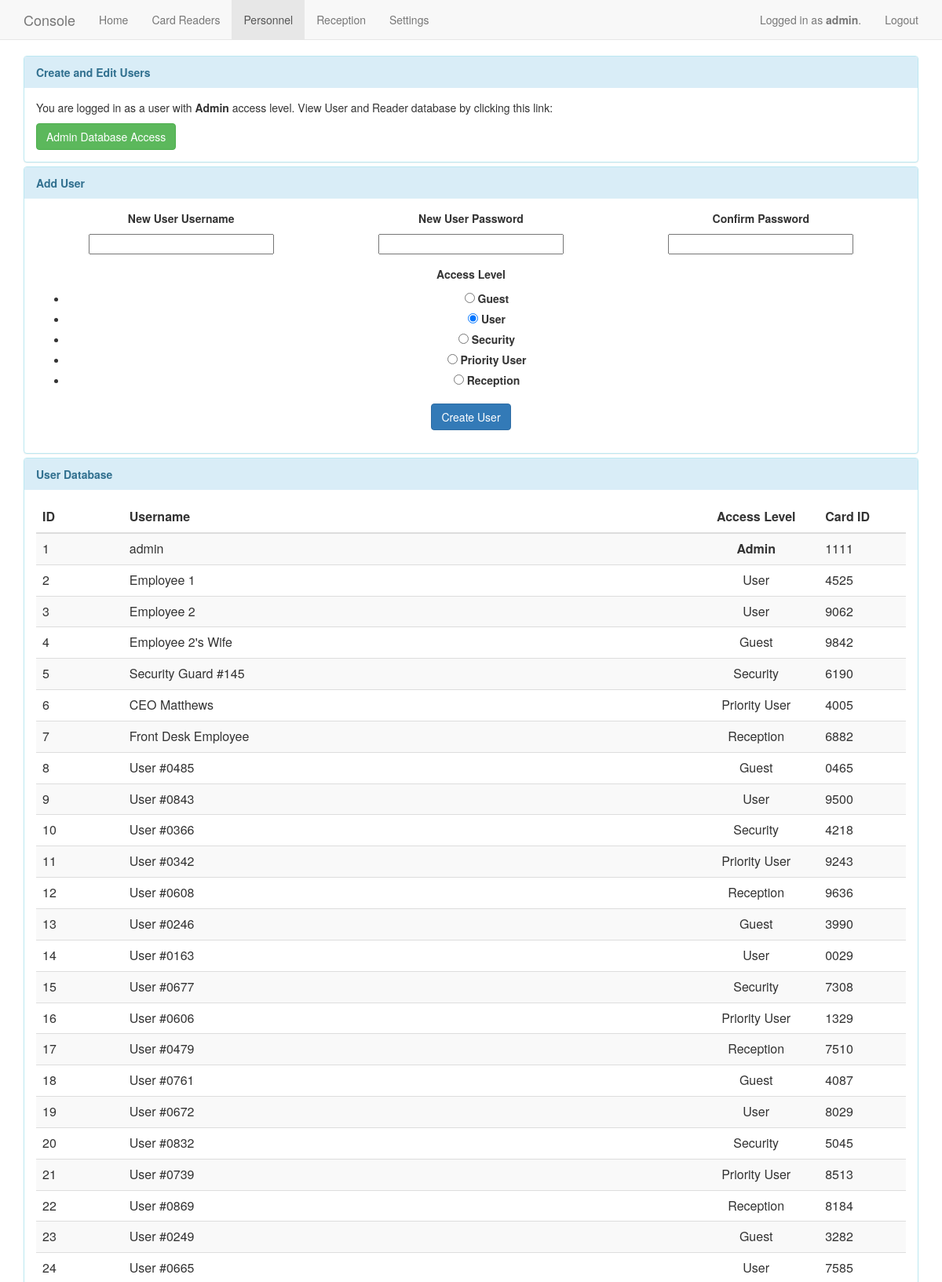
Screenshot of /users (signed in, upper part) with the database file from the repository.
### app/models.py (models this page shows, shortened)
class User(db.Model):
    id = db.Column(db.Integer, primary_key=True)
    username = db.Column(db.String(64), nullable=False)
    access = db.Column(db.Integer, nullable=False)
    cardid = db.Column(db.String(64), nullable=False)
    passwordHash = db.Column(db.String(128), nullable=False)
    receptionCurrentReader = db.Column(db.String(64), nullable=True)
    @property
    def is_authenticated(self):
        return True

### app/views.py (the view)
@app.route("/users", methods=["GET", "POST"])
@login_required
def users():
	createUserForm = CreateUserForm()
	editUserForm = EditUserForm()
	if g.user.access == 99:
		if createUserForm.validate_on_submit():
			existing_user = db.session.query(User).filter_by(username=createUserForm.username.data).first()
			if existing_user is None:
				cardid = str(int(random.random() * 999999))
				newuser = User(createUserForm.username.data, int(createUserForm.access.data), cardid, createUserForm.password.data)
				db.session.add(newuser)
				db.session.commit()
				flash("Successfully added user %s to the system with access level %s." % (createUserForm.username.data, createUserForm.access.data))
			else:
				flash("A user exists already with that username.", "error")
			return redirect("/users")
		elif createUserForm.errors:
			flash(createUserForm.errors, "error")
		elif editUserForm.validate_on_submit():
			flash("Yay")
		elif editUserForm.errors:
			flash(editUserForm.errors, "error")
	else:
		flash("You are not logged in as a user capable of viewing settings. Please log in as admin.")
		return redirect("/index")
	users = db.session.query(User).all()
	globalSettings = db.session.query(GlobalSettings).filter_by().first()
	accessLevels = globalSettings.getSetting("accessLevels")
	return render_template("users.html", title="Personnel", users=users, user=g.user, accessLevels=accessLevels, createUserForm=createUserForm, editUserForm=editUserForm, navigation=navigation)

### app/forms.py
class CreateUserForm(Form):
	username = StringField("New User Username", [validators.Length(min=3, max=25)])
	password = PasswordField("New User Password", [validators.Length(min=6, max=25), validators.EqualTo("confirm", message="Passwords must match.")])
	confirm = PasswordField("Confirm Password")
	access = RadioField("Access Level", choices=accessLevels, default=1)

class EditUserForm(Form):
	access = RadioField("Access Level", choices=accessLevels, default=1)
	cardid = IntegerField("Card ID")

### app/models.py (called while the page is built)
    def getSetting(self, key):
        if key == "accessLevels":
            return json.loads(self.accessLevels)
        elif key == "multipleAdmins":
            return self.multipleAdmins
        return None

### app/views.py (called while the page is built)
@app.before_request
def before_request():
	g.user = current_user

@lm.user_loader
def load_user(id):
	return db.session.query(User).get(int(id))

### app/templates/users.html (shortened to what this page needs)
{% extends "base.html" %}
{% block content %}
	<div class="panel-group">
		{% if user.access == 99 %}
		<div class="panel panel-info">
	        <div class="panel-heading"><strong>Create and Edit Users</strong></div>
	        <div class="panel-body">
				<p>You are logged in as a user with <strong>Admin</strong> access level. View User and Reader database by clicking this link: </p>
				<a href="admin/user" class="btn btn-success">Admin Database Access</a>
	  		</div>
	  	</div>
  		{% endif %}
  		<div class="panel panel-info">
		    <div class="panel-heading"><strong>Add User</strong></div>
			<div class="panel-body text-center">
				<form action="#" method="post" name="CreateUser">
                  	<div class="form-group col-md-4">
                    	<label>{{ createUserForm.username.label }}</label><br>
                    	{{ createUserForm.username(size=28) }}
                  	</div>
                  	<div class="form-group col-md-4">
                    	<label>{{ createUserForm.password.label }}</label><br>
                    	{{ createUserForm.password(size=28) }}
                  	</div>
                  	<div class="form-group col-md-4">
                    	<label>{{ createUserForm.confirm.label }}</label><br>
                    	{{ createUserForm.confirm(size=28) }}
                  	</div>
                  	<div class="form-group">
                    	<label>{{ createUserForm.access.label }}</label><br>
                    	{{ createUserForm.access }}
                  	</div>
              		<button type="submit" class="btn btn-primary">Create User</button>
            	</form>
			</div>
		</div>
  		<div class="panel panel-info">
	        <div class="panel-heading"><strong>User Database</strong></div>
	        <div class="panel-body">
				<table class="table table-striped">
					<thead>
						<tr>
							<th>ID</td>
							<th>Username</th>
							<th class="text-center">Access Level</th>
							<th>Card ID</th>
						</tr>
					</thead>
					<tbody>
					{% for user in users %}
						<tr class="userrow">
							<td style="width:10%" class="userid">{{ user.id }}</td>
							<td>{{ user.username }}</td>
							<td style="width:160" class="text-center">
								{% if user.access == 99 %}
									<strong>Admin</strong>
								{% else %}
									{% for level in accessLevels %}
										{% if loop.index0 == user.access %}
											{{ level }}
										{% endif %}
									{% endfor %}
								{% endif %}
							</td>
							<td style="width:10%">
								{{ user.cardid }}
							</td>
						</tr>
					{% endfor %}
					</tbody>
				</table>
			</div>
		</div>
	</div>
{% endblock %}

### app/templates/base.html (shortened to what this page needs)
<html>
	<head>
		<link href="/static/css/bootstrap.min.css?q=123456" rel="stylesheet" media="screen">
	</head>
	<body>
		<nav class="navbar navbar-default navbar-static-top">
			<div class="container">
				<div class="navbar-header">
					<a class="navbar-brand" href="#">Console</a>
				</div>
				<div>
					<ul class="nav navbar-nav">
					{% if user.access == 4 %}
						{% if title == "Reception" %}
							<li><a href="index">Home</a></li>
							<li class="active"><a href="reception">Reception</a></li>
						{% else %}
							<li class="active"><a href="index">Home</a></li>
							<li><a href="reception">Reception</a></li>
						{% endif %}
					{% elif user.access != 4 %}
						{% for navitem in navigation %}
							{% if navitem.name == title %}
								<li class="active">
							{% else %}
								<li>
							{% endif %}
							<a href="{{ navitem.link }}">{{ navitem.name }}</a></li>
						{% endfor %}
					{% endif %}
					</ul>
				</div>
				<ul id="usernav" class="nav navbar-nav navbar-right">
					{% if user is defined %}
						<li style="vertical-align:center">
							<a href="#">Logged in as {% if g.user.access == 99 %}<strong>{{ user.username }}</strong>{% else %}{{ user.username }}{% endif %}.</a>
						</li>
						<li>
							<a href="{{ url_for('logout') }}">Logout</a>
						</li>
					{% endif %}
				</ul>
			</div>
		</nav>
		<div class="container">
		{% block content%}{% endblock %}
		</div>
	</body>
</html>

### rows the page displays
User: username "admin", id "1", access "Admin", cardid "1111"
User: id "2", username "Employee 1", accessLevels "User", cardid "4525"
User: id "3", username "Employee 2", accessLevels "User", cardid "9062"
User: id "4", username "Employee 2's Wife", accessLevels "Guest", cardid "9842"
User: id "5", username "Security Guard #145", accessLevels "Security", cardid "6190"
User: id "6", username "CEO Matthews", accessLevels "Priority User", cardid "4005"
User: id "7", username "Front Desk Employee", accessLevels "Reception", cardid "6882"
User: id "8", username "User #0485", accessLevels "Guest", cardid "0465"
User: id "9", username "User #0843", accessLevels "User", cardid "9500"
User: id "10", username "User #0366", accessLevels "Security", cardid "4218"
User: id "11", username "User #0342", accessLevels "Priority User", cardid "9243"
User: id "12", username "User #0608", accessLevels "Reception", cardid "9636"
User: id "13", username "User #0246", accessLevels "Guest", cardid "3990"
User: id "14", username "User #0163", accessLevels "User", cardid "0029"
User: id "15", username "User #0677", accessLevels "Security", cardid "7308"
User: id "16", username "User #0606", accessLevels "Priority User", cardid "1329"
User: id "17", username "User #0479", accessLevels "Reception", cardid "7510"
User: id "18", username "User #0761", accessLevels "Guest", cardid "4087"
User: id "19", username "User #0672", accessLevels "User", cardid "8029"
User: id "20", username "User #0832", accessLevels "Security", cardid "5045"
User: id "21", username "User #0739", accessLevels "Priority User", cardid "8513"
User: id "22", username "User #0869", accessLevels "Reception", cardid "8184"
User: id "23", username "User #0249", accessLevels "Guest", cardid "3282"
User: id "24", username "User #0665", accessLevels "User", cardid "7585"

### other values shown
{{ navitem.name }} "Home" "Card Readers" "Personnel" "Reception" "Settings"
{{ createUserForm.username.label }} "New User Username"
{{ createUserForm.password.label }} "New User Password"
{{ createUserForm.confirm.label }} "Confirm Password"
{{ createUserForm.access.label }} "Access Level"
